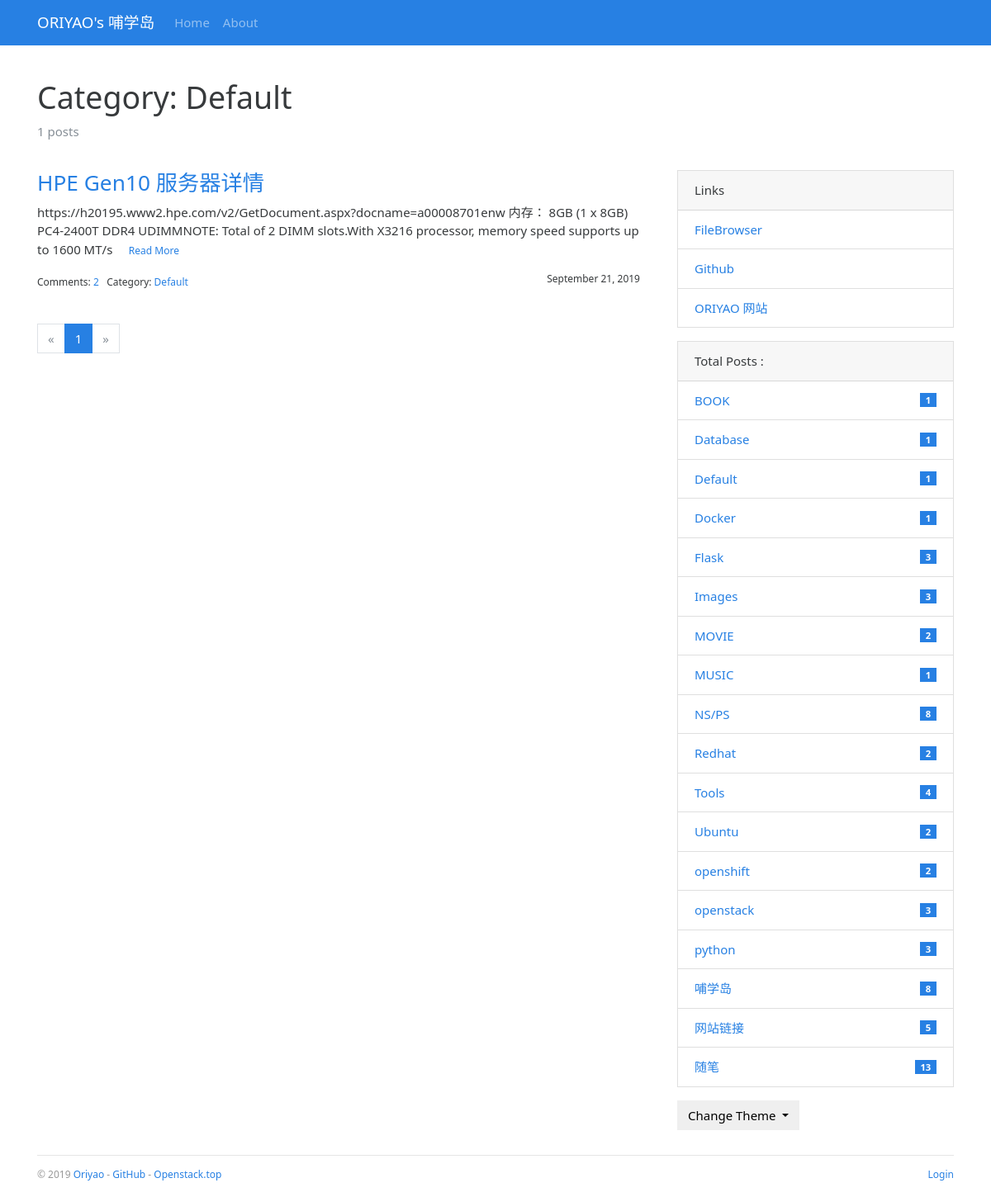
The page /category/1 on the database as committed earlier.
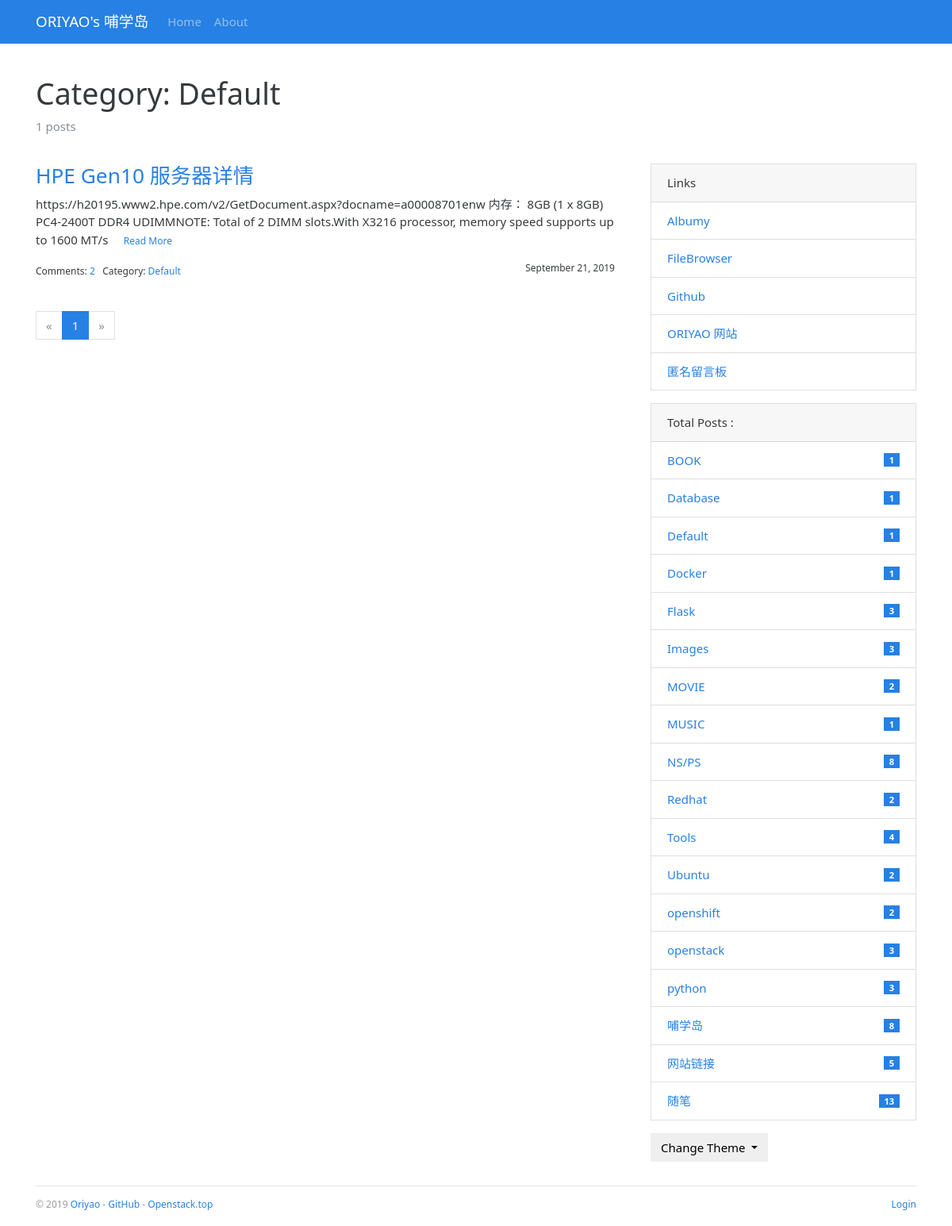
The same page on the database as committed later.
### bluelog/models.py (models this page shows, shortened)
class Post(db.Model):
    id = db.Column(db.Integer, primary_key=True)
    title = db.Column(db.String(60))
    body = db.Column(db.Text)
    timestamp = db.Column(db.DateTime, default=datetime.utcnow, index=True)
    can_comment = db.Column(db.Boolean, default=True)
    category_id = db.Column(db.Integer, db.ForeignKey('category.id'))
    category = db.relationship('Category', back_populates='posts')
    comments = db.relationship('Comment', back_populates='post', cascade='all, delete-orphan')

class Category(db.Model):
    id = db.Column(db.Integer, primary_key=True)
    name = db.Column(db.String(30), unique=True)
    posts = db.relationship('Post', back_populates='category')

class Link(db.Model):
    id = db.Column(db.Integer, primary_key=True)
    name = db.Column(db.String(30))
    url = db.Column(db.String(255))

### bluelog/blueprints/blog.py (the view)
@blog_bp.route('/category/<int:category_id>')
def show_category(category_id):
    category = Category.query.get_or_404(category_id)
    page = request.args.get('page', 1, type=int)
    per_page = current_app.config['BLUELOG_POST_PER_PAGE']
    pagination = Post.query.with_parent(category).order_by(Post.timestamp.desc()).paginate(page, per_page)
    posts = pagination.items
    return render_template('blog/category.html', category=category, pagination=pagination, posts=posts)

### bluelog/__init__.py (called while the page is built)
def register_template_context(app):
    @app.context_processor
    def make_template_context():
        admin = Admin.query.first()
        categories = Category.query.order_by(Category.name).all()
        links = Link.query.order_by(Link.name).all()
        if current_user.is_authenticated:
            unread_comments = Comment.query.filter_by(reviewed=False).count()
        else:
            unread_comments = None
        return dict(
            admin=admin, categories=categories,
            links=links, unread_comments=unread_comments)

def register_request_handlers(app):
    @app.after_request
    def query_profiler(response):
        for q in get_debug_queries():
            if q.duration >= app.config['BLUELOG_SLOW_QUERY_THRESHOLD']:
                app.logger.warning(
                    'Slow query: Duration: %fs\n Context: %s\nQuery: %s\n '
                    % (q.duration, q.context, q.statement)
                )
        return response

### bluelog/templates/blog/category.html (shortened to what this page needs)
{% extends 'base.html' %}
{% from 'bootstrap/pagination.html' import render_pagination %}
{% block content %}
    <div class="page-header">
        <h1>Category: {{ category.name }}</h1>
        <p class="text-muted">{{ category.posts|length }} posts</p>
    </div>
    <div class="row">
        <div class="col-sm-8">
            {% include "blog/_posts.html" %}
            <div class="page-footer">{{ render_pagination(pagination) }}</div>
        </div>
        <div class="col-sm-4 sidebar">
            {% include "blog/_sidebar.html" %}
        </div>
    </div>
{% endblock %}

### bluelog/templates/blog/_posts.html (shortened to what this page needs)
{% if posts %}
    {% for post in posts %}
        <h3 class="text-primary"><a href="{{ url_for('.show_post', post_id=post.id) }}">{{ post.title }}</a></h3>
        <p>
            {{ post.body|striptags|truncate }}
            <small><a href="{{ url_for('.show_post', post_id=post.id) }}">Read More</a></small>
        </p>
        <small>
            Comments: <a href="{{ url_for('.show_post', post_id=post.id) }}#comments">{{ post.comments|length }}</a>&nbsp;&nbsp;
            Category: <a
                href="{{ url_for('.show_category', category_id=post.category.id) }}">{{ post.category.name }}</a>
            <span class="float-right">{{ moment(post.timestamp).format('LL') }}</span>
        </small>
    {% endfor %}
{% endif %}

### bluelog/templates/blog/_sidebar.html (shortened to what this page needs)
{% if links %}
    <div class="card mb-3">
        <div class="card-header">Links</div>
        <ul class="list-group list-group-flush">
            {% for link in links %}
                <li class="list-group-item  list-group-item-action d-flex justify-content-between align-items-center">
                    <a href="{{ link.url }}" target="_blank">{{ link.name }}</a>
                </li>
            {% endfor %}
        </ul>
    </div>
{% endif %}
{% if categories %}
    <div class="card mb-3">
        <div class="card-header"> Total Posts :  {{ totalposts }}</div>
        <ul class="list-group list-group-flush">
            {% for category in categories %}
                <li class="list-group-item  list-group-item-action d-flex justify-content-between align-items-center">
                    <a href="{{ url_for('blog.show_category', category_id=category.id) }}">
                        {{ category.name }}
                    </a>
                    <span class="badge badge-primary badge-pill"> {{ category.posts|length }}</span>
                </li>
            {% endfor %}
        </ul>
    </div>
{% endif %}
<div class="dropdown">
    <button class="btn btn-default dropdown-toggle" type="button" id="dropdownMenuButton"
            data-toggle="dropdown" aria-haspopup="true" aria-expanded="false">
        Change Theme
    </button>
</div>

Rows that differ between the two databases and show on the page:
added Link: name "Albumy"
added Link: name "匿名留言板"
